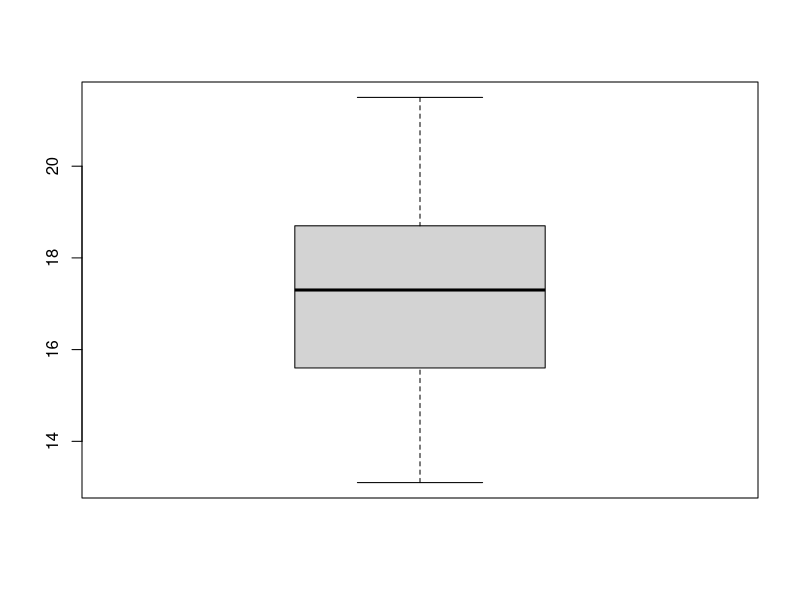
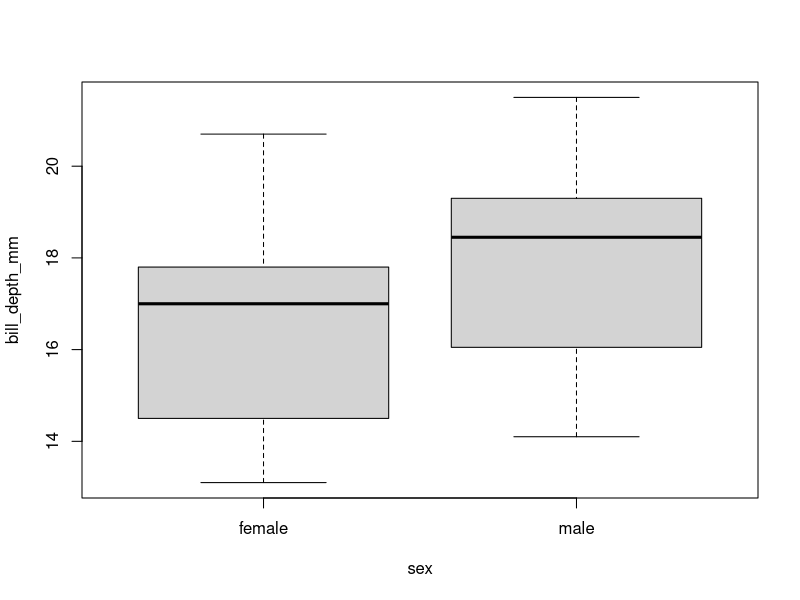
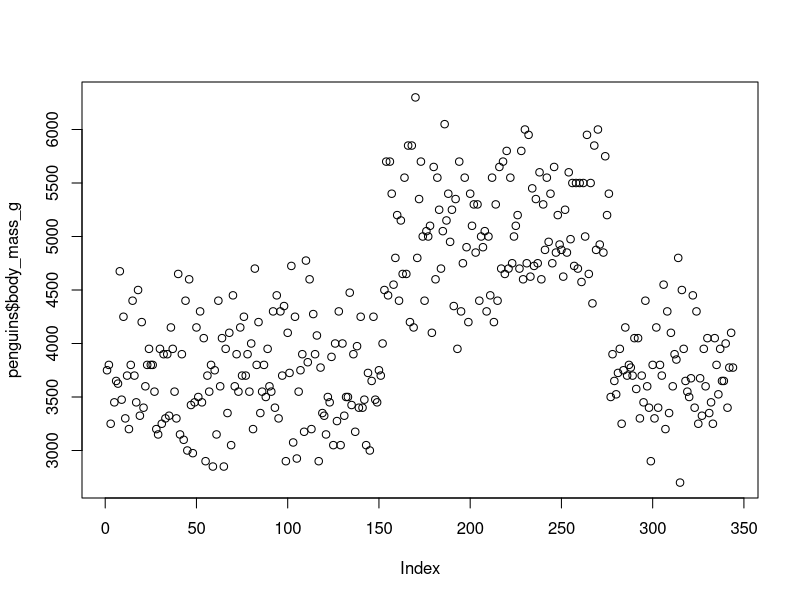
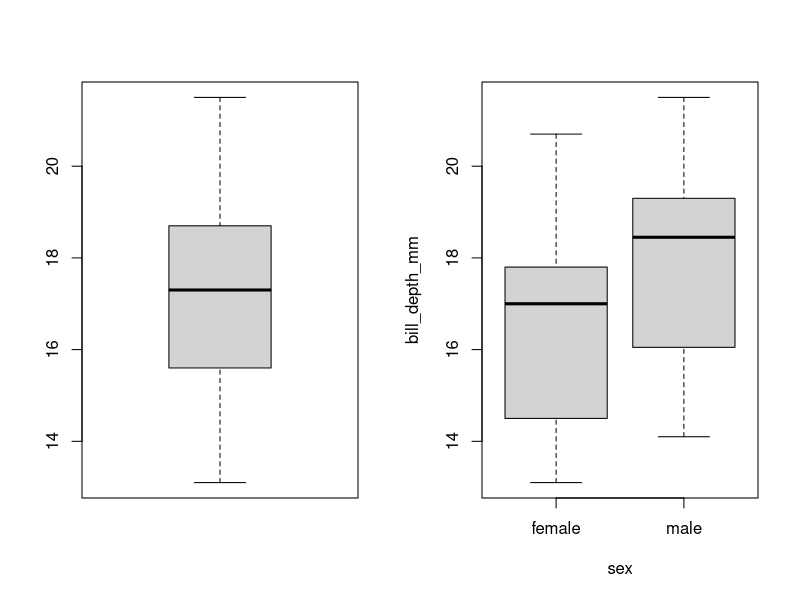
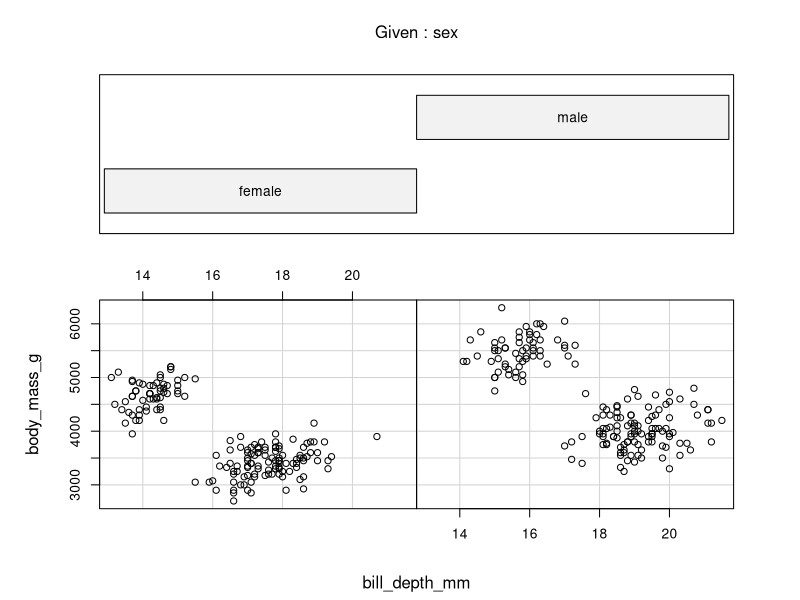
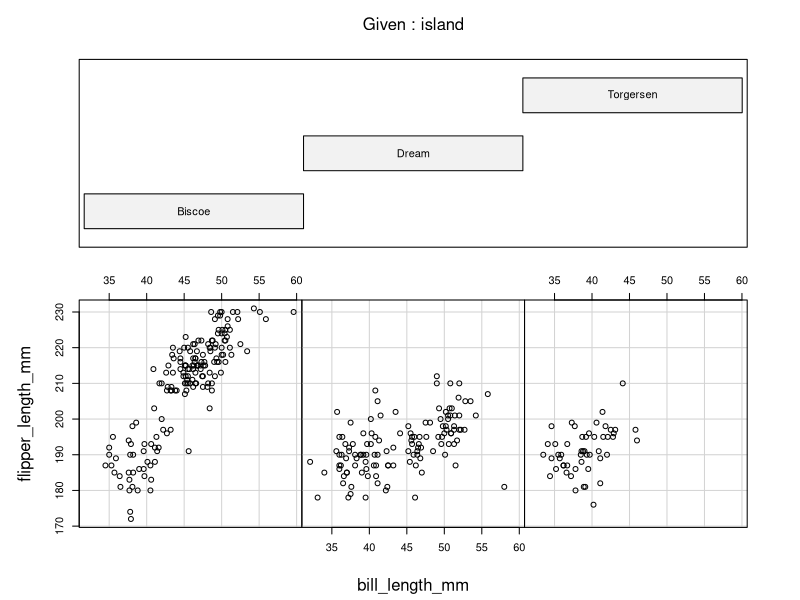

The R source for these figures, in order:
install.packages("palmerpenguins")
install.packages("here")
require(palmerpenguins)
require(here)
penguins = data.frame(penguins)
class(penguins)
mean(penguins$body_mass_g)
mean(penguins$body_mass_g, na.rm = TRUE)
summary(penguins)
boxplot(penguins$bill_depth_mm)
boxplot(bill_depth_mm ~ sex, data = penguins)
plot(penguins$body_mass_g)

#to create multiple plots in one space, mfrow means one row 2 columns
par(mfrow = c(1, 2))
boxplot(penguins$bill_depth_mm)
boxplot(bill_depth_mm ~ sex, data = penguins)

#coplots
coplot(body_mass_g ~ bill_depth_mm | sex, data = penguins)
 

#making own plots
coplot(flipper_length_mm ~ bill_length_mm | island, data = penguins, rows =1)
